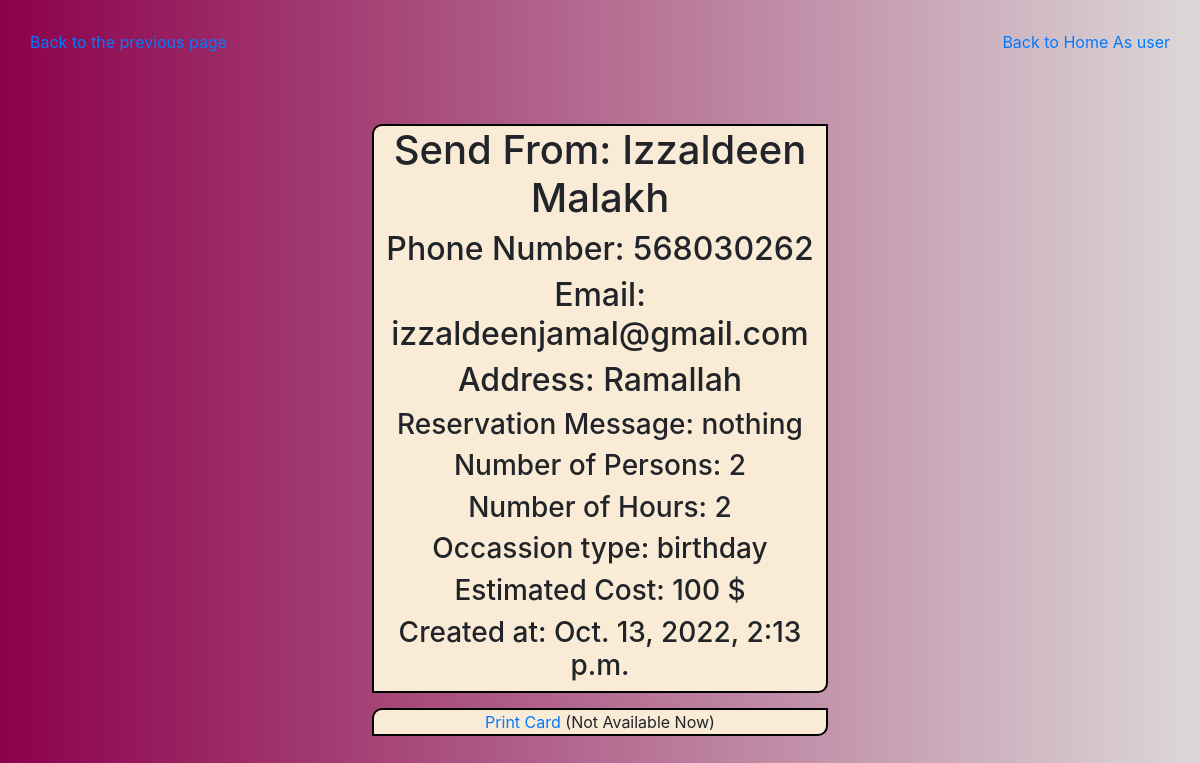
Screenshot of /Showmessage/2 with the database file from the repository.
### vintage_app/models.py (models this page shows)
class Reservation(models.Model):
    number_of_persons =  models.IntegerField()
    date_time = models.CharField(max_length = 255)
    number_of_hours = models.IntegerField()
    occassion = models.CharField(max_length = 255)
    message = models.CharField(max_length = 255)
    cost = models.IntegerField()
    customer = models.ForeignKey(Customer , related_name = "reserved_event", on_delete = models.DO_NOTHING)
    status=models.CharField(max_length = 255,default="notyet")
    created_at = models.DateTimeField(auto_now_add = True)
    updated_at = models.DateTimeField(auto_now = True)
    objects = ReservationManager()

class Customer(models.Model):
    name = models.CharField(max_length = 255)
    phone_number = models.IntegerField()
    password = models.CharField(max_length=255)
    email = models.CharField(max_length = 255)
    address = models.CharField(max_length = 255)
    count1 = models.IntegerField(default=0)
    created_at = models.DateTimeField(auto_now_add = True)
    updated_at = models.DateTimeField(auto_now = True)
    objects = CustomerManager()

### vintage_app/views.py (the view)
# urls.py: path('Showmessage/<int:id>', views.ShowmessageReservation),
def ShowmessageReservation(request,id):
    messid= Reservation.objects.get(id=id)
    context={
        'messid': messid
    }
    return render(request, "showReservationDetails.html",context)

### vintage_app/templates/showReservationDetails.html (shortened to what this page needs)
<!DOCTYPE html>
<html lang="en">
<head>
    <link rel="stylesheet" href="https://stackpath.bootstrapcdn.com/bootstrap/4.5.2/css/bootstrap.min.css">
</head>
<body>
    <div class="head">
    <a href="/adminDashboard"> Back to the previous page </a>
    <a href="/"> Back to Home As user </a>
</div>
    <div id="div1">
    <h1> Send From: {{messid.customer.name}} </h1>
    <h2> Phone Number: {{ messid.customer.phone_number }}</h2>
    <h2> Email: {{ messid.customer.email }}</h2>
    <h2> Address: {{ messid.customer.address }}</h2>
    <h3> Reservation Message: {{messid.message}}</h3>
    <h3> Number of Persons: {{messid.number_of_persons}}</h3>
    <h3> Number of Hours: {{messid.number_of_hours}}</h3>
    <h3> Occassion type: {{messid.occassion}}</h3>
    <h3> Estimated Cost: {{messid.cost}} $</h3>
    <h3> Created at: {{messid.created_at}} </h3>
</div>
<div id="div">
<a href="#">Print Card</a> (Not Available Now)
</div>
</body>
</html>

### vintage_app/templates/showReservationDetails.html (style rules this page uses)
body { background-image: linear-gradient(to right, #8c004b, #dcd8d8); padding: 30px; }
#div1 { width: 40%; background-color: antiquewhite; margin: 0 auto; margin-top: 70px; text-align: center; border: 2px solid black; border-radius: 10px 0px 10px 0px; }
#div { margin: 0 auto; margin-top: 15px; width: 40%; background-color: antiquewhite; text-align: center; border: 2px solid black; border-radius: 10px 0px 10px 0px; }
.head { display: flex; justify-content: space-between; }

### rows the page displays
Reservation: customer.name "Izzaldeen Malakh", customer.phone_number "568030262", customer.email "izzaldeenjamal@gmail.com", customer.address "Ramallah", message "nothing", number_of_persons "2", number_of_hours "2", occassion "birthday", cost "100", created_at "Oct. 13, 2022, 2:13 p.m."
